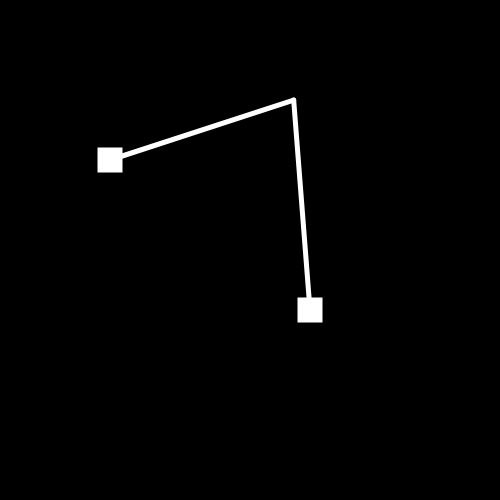
Frame 1 (no input)
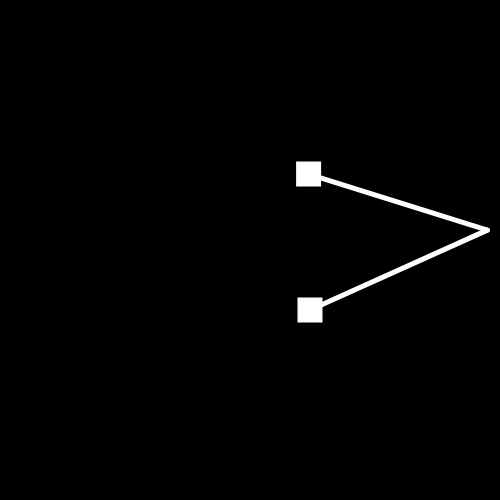
Frame 60 (no input)
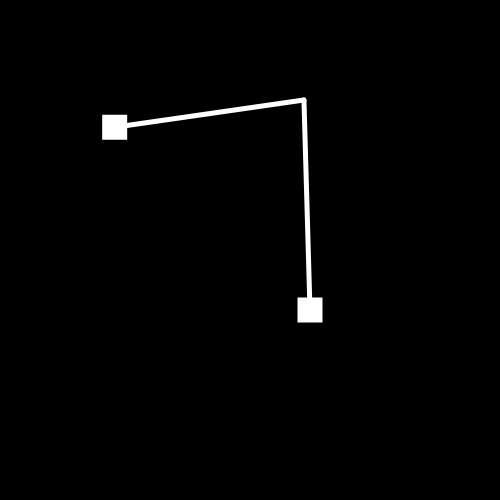
Frame 120 (the mouse pressed at the canvas centre since frame 60)

The p5.js sketch that drew these frames (run headless with seeded random() and noise() and a simulated clock; from frame 60 on, the mouse is pressed at the canvas centre):

// p5.js sketch
// ── sketch.js
var arm1;
var arm2;
var armLength;
var hingeX;
var hingeY;

function setup(){
	createCanvas(500,500);
	background(0);
	stroke(255);
	strokeWeight(5);
	
	armLength = 200;
	arm1 = new drawArm(100,150);
	arm2 = new drawArm(300,300);
}
function draw(){
	background(0);
	var dist = dJoints(arm1,arm2);
	var a = (Math.pow(armLength,2)-Math.pow(armLength,2)+Math.pow(dist,2)/(2*dist));

	var h = Math.sqrt(Math.pow(armLength,2)-Math.pow(a,2));

	var px = arm1.x+a*(arm2.x-arm1.x)/dist;
	var py = arm1.y+a*(arm2.y-arm1.y)/dist;

	hingeX = px+h*(arm2.y-arm1.y)/dist;
	hingeY = py-h*(arm2.x-arm1.x)/dist;
	
	arm1.display();
	arm2.display();

	arm1.x+=Math.sin(frameCount/20)*5;
	arm1.y+=Math.cos(frameCount/20)*5;
}

function drawArm(x, y){
	this.x = x;
	this.y = y;
}

drawArm.prototype.display = function(){
	rect(this.x,this.y,20,20);
	line(this.x+10,this.y+10,hingeX,hingeY);
}

function dJoints(armA,armB){
	return dist(armA.x,armA.y,armB.x,armB.y);
}
